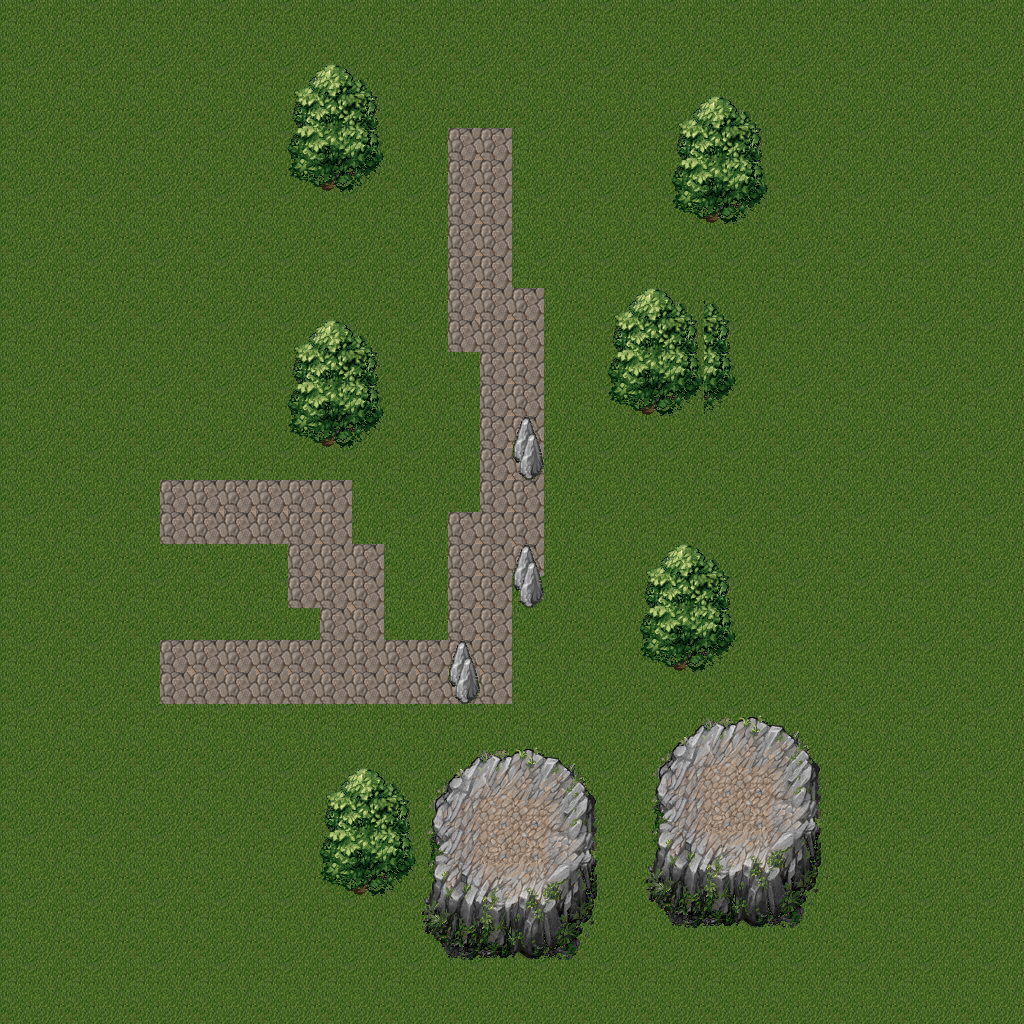

A 2D game scene composited from a Tiled map and its tileset images. What follows is a short description and the map's XML, with each tile layer's data collapsed to a summary:
An orthogonal 32x32 tile map with 32x32 px tiles, 2 tile layers (Tile Layer 1, Tile Layer 2).

<map version="1.0" tiledversion="1.0.3" orientation="orthogonal" renderorder="right-down" width="32" height="32" tilewidth="32" tileheight="32" nextobjectid="1">
 <tileset firstgid="1" source="tiledsheet.tsx" />
 <layer name="Tile Layer 1" width="32" height="32">
  <data>[1024 cells, 1024 non-empty, 8 distinct tile ids]</data>
 </layer>
 <objectgroup name="objects" />
 <layer name="Tile Layer 2" width="32" height="32">
  <data>[1024 cells, 166 non-empty, 56 distinct tile ids]</data>
 </layer>
</map>
